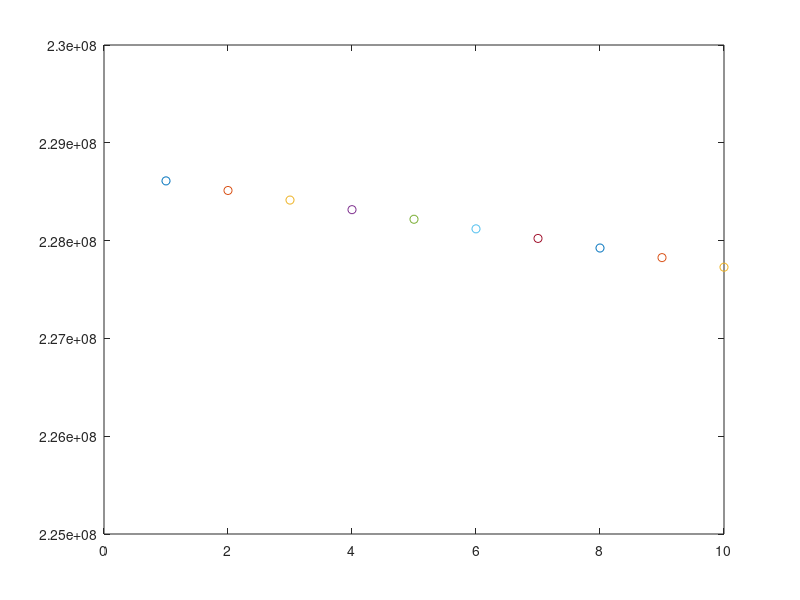

MATLAB code to generate this figure:

function trashPatchAnimation1D()
%% For Liv's Sanity 
clf 

%% Variables 
westPatchShorePollutionRate = 4064.18; %kg/year  

oceanDebrisWestPollutionRate = 2177.24; %kg/year

% eastPatchShorePollutionRate = 290.30; %kg/year 
% 
% oceanDebrisEastPollutionRate = 2177.24; %kg/year

diffusion = 0.005425; %kg/year; 

westPatch = 14*16329325.33; %Size in kg

% eastPatch = 16329325.33; %Size in kg 

currentFromWestToEast = (21444.5*5.25); % Averaged current rates in km/year
                                      %Converted into kg/year using density

currentFromEastToWest = (1576.8*5.25); % Averaged current rates in km/year
                                     % Converted into kg/year using density
                                     
%time = 1; % Current time (future iterations will be in years from present.)


%% Running code 

        for i=1:10;  
            plot(i,westPatch,'o');
            axis([0 10 225000000 230000000]);
            westPatch = (westPatch + westPatchShorePollutionRate + oceanDebrisWestPollutionRate)- (diffusion + currentFromWestToEast) + currentFromEastToWest; 
            hold on
        end 

%         for i=1:10; subplot(eastPatch(i, 1:10), 'r'); axis([0 10e+9 0 10]); 
%         eastPatch = (eastPatch + eastPatchShorePollutionRate + oceanDebrisEastPollutionRate)- (diffusion + currentFromEastToWest) + currentFromWestToEast; 
%         end
%         hold on
        

end 